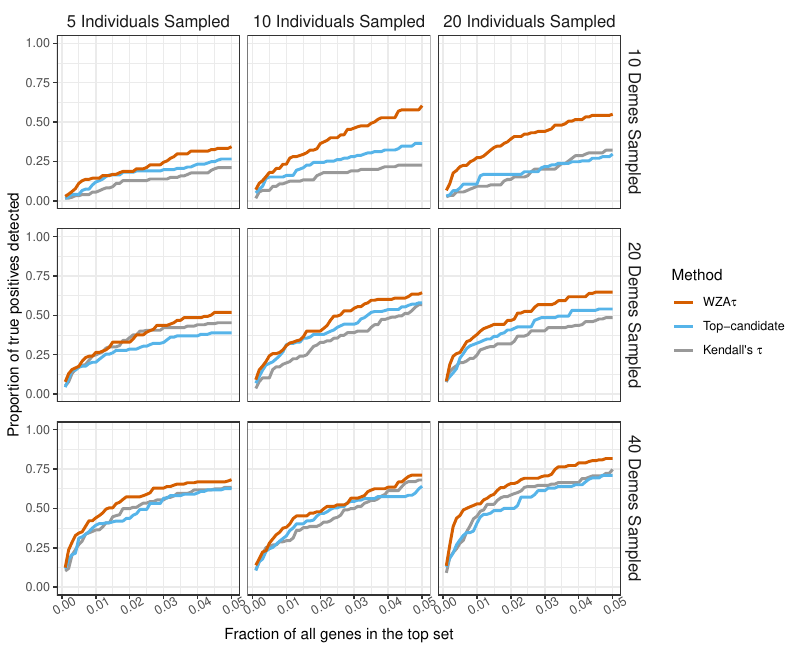

This chart was generated by the following R code:
rm(list = ls())

bc_d10_n5 <- read.csv("~/work/GEA/simulations/directionalSelection/G.2.3/s0.003/BC_Map_sampled_d10_n5.WZA.summary.csv")
bc_d10_n5$inds <- "5 Individuals Sampled"
bc_d10_n5$demes <- "10 Demes Sampled"

bc_d10_n10 <- read.csv("~/work/GEA/simulations/directionalSelection/G.2.3/s0.003/BC_Map_sampled_d10_n10.WZA.summary.csv")
bc_d10_n10$inds <- "10 Individuals Sampled"
bc_d10_n10$demes <- "10 Demes Sampled"

bc_d10_n20 <- read.csv("~/work/GEA/simulations/directionalSelection/G.2.3/s0.003/BC_Map_sampled_d10_n20.WZA.summary.csv")
bc_d10_n20$inds <- "20 Individuals Sampled"
bc_d10_n20$demes <- "10 Demes Sampled"

bc_d20_n5 <- read.csv("~/work/GEA/simulations/directionalSelection/G.2.3/s0.003/BC_Map_sampled_d20_n5.WZA.summary.csv")
bc_d20_n5$inds <- "5 Individuals Sampled"
bc_d20_n5$demes <- "20 Demes Sampled"

bc_d20_n10 <- read.csv("~/work/GEA/simulations/directionalSelection/G.2.3/s0.003/BC_Map_sampled_d20_n10.WZA.summary.csv")
bc_d20_n10$inds <- "10 Individuals Sampled"
bc_d20_n10$demes <- "20 Demes Sampled"

bc_d20_n20 <- read.csv("~/work/GEA/simulations/directionalSelection/G.2.3/s0.003/BC_Map_sampled_d20_n20.WZA.summary.csv")
bc_d20_n20$inds <- "20 Individuals Sampled"
bc_d20_n20$demes <- "20 Demes Sampled"

bc_d40_n5 <- read.csv("~/work/GEA/simulations/directionalSelection/G.2.3/s0.003/BC_Map_sampled_d40_n5.WZA.summary.csv")
bc_d40_n5$inds <- "5 Individuals Sampled"
bc_d40_n5$demes <- "40 Demes Sampled"

bc_d40_n10 <- read.csv("~/work/GEA/simulations/directionalSelection/G.2.3/s0.003/BC_Map_sampled_d40_n10.WZA.summary.csv")
bc_d40_n10$inds <- "10 Individuals Sampled"
bc_d40_n10$demes <- "40 Demes Sampled"

bc_d40_n20 <- read.csv("~/work/GEA/simulations/directionalSelection/G.2.3/s0.003/BC_Map_sampled_d40_n20.WZA.summary.csv")
bc_d40_n20$inds <- "20 Individuals Sampled"
bc_d40_n20$demes <- "40 Demes Sampled"

library(ggplot2)

bc <- rbind( bc_d10_n5,
             bc_d10_n10,
             bc_d10_n20,
             bc_d20_n5,
             bc_d20_n10,
             bc_d20_n20,
             bc_d40_n5,
             bc_d40_n10,
             bc_d40_n20)
bc$map <- "BC Map"

library(ggplot2)

paletteCB <- c("#999999",
               "#56B4E9",
               "#D55E00")

bc$inds <- factor( bc$inds, 
                     levels = c( "5 Individuals Sampled",  "10 Individuals Sampled",  "20 Individuals Sampled"))

sampleSizeComparison <- ggplot(data = bc[bc$rep == "mean",])+
  geom_line(aes(x = top/1000, y = TP_SNP_uncor, col = "Kendall's tau"), lwd = 1)+
  geom_line(aes(x = top/1000, y = TP_TC_uncor, col = "Top-Candidate"), lwd = 1)+
  geom_line(aes(x = top/1000, y = TP_WZA_empR, col = "WZA"), lwd = 1)+
  facet_grid(demes~inds)+
  scale_color_manual("Method", values = paletteCB, labels = c(expression("WZA"*tau),
                                                              expression("Top-candidate"),
                                                              expression("Kendall's "* tau)),
                     breaks = c("WZA","Top-Candidate","Kendall's tau"))+
  scale_y_continuous("Proportion of true positives detected", limits = c(0,1))+
  theme_bw()+
  scale_x_continuous('Fraction of all genes in the top set')+
  coord_cartesian(ylim = c(0,1))+
  theme(
    panel.spacing.y = unit(1,"lines"),
    strip.background = element_blank(),
    #    strip.text.y = element_text(size = 12),
    axis.text.x = element_text(angle = 30),
    strip.text.y = element_text(size = 12),
    strip.text.x = element_text(size = 12),
    plot.title = element_text(hjust = 0.5, size = 15),
    legend.text = element_text(hjust = 0)
  )

pdf( "~/work/GEA/simulations/Plots/sampleSizeComparison_individuals.pdf", width = 8, height = 6.5)
print(sampleSizeComparison)
dev.off()
